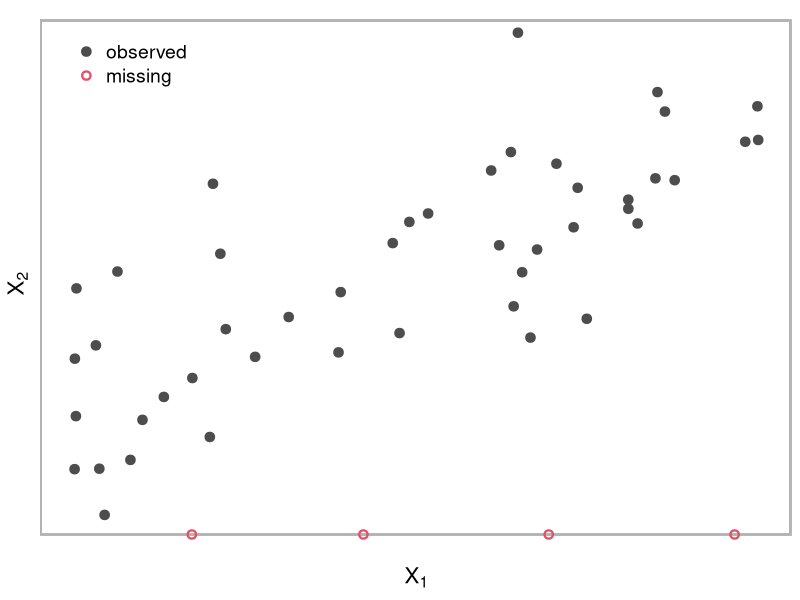
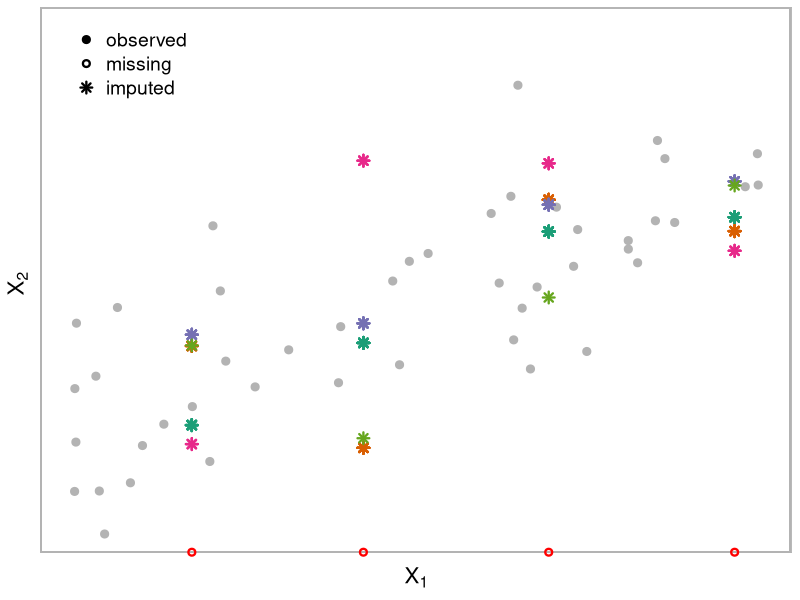
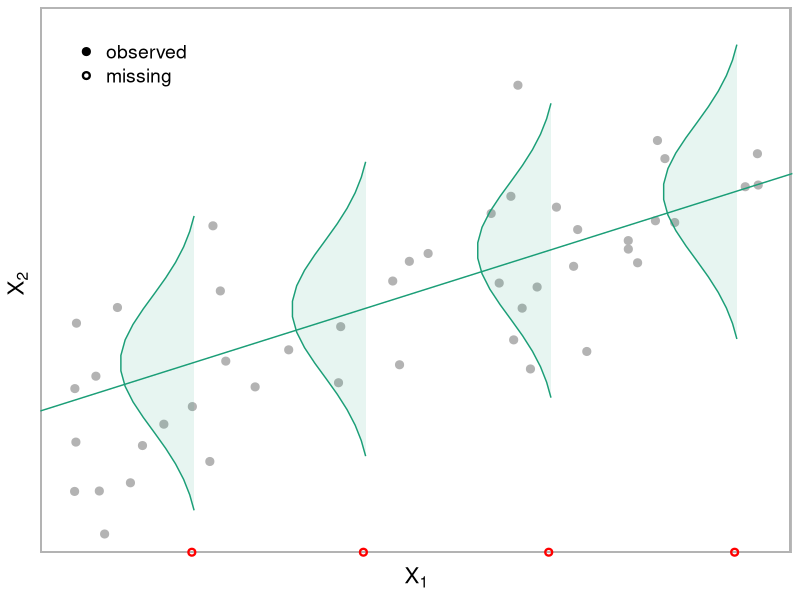

Source code (R) for these figures, in order: (Note: this script raises an error after producing the figures.)
library(MASS)
library(RColorBrewer)
library(ggplot2)
library(gganimate)


# simulate data ----------------------------------------------------------------
set.seed(2019)

N = 50
x <- runif(N, -2, 2)
y <- rnorm(N, 0, 0.9) + x

DF0 <- data.frame(x = x, y = y)
DF0$yorig <- DF0$y
DF0$y[order(DF0$x)[c(0.25, 0.45, 0.7, 0.95) * N]] <- NA

m <- 5
lm1 <- lm(y ~ x, DF0)
xmis <- DF0$x[is.na(DF0$y)]
imps <- predict(lm1, newdata = DF0[is.na(DF0$y), ])

DF0$y2 <- DF0$y
DF0$y2[is.na(DF0$y)] <- -3.5
DF0$ismis <- is.na(DF0$y)


# baseplot ---------------------------------------------------------------------
baseplot_min <- ggplot(DF0) +
  theme_light() +
  theme(panel.grid.major = element_blank(),
        panel.grid.minor = element_blank(),
        axis.ticks = element_blank(),
        axis.text = element_blank(),
        axis.title = element_text(size = 16),
        panel.border = element_blank(),
        legend.position = c(0.12, 0.92),
        legend.background = element_blank(),
        legend.text = element_text(size = 14)) +
  xlab(expression(X[1])) +
  ylab(expression(X[2]))


baseplot <- baseplot_min +
  scale_color_manual(name = "",
                     limits = c(FALSE, TRUE),
                     values = c(grey(0.3), 2),
                     labels = c("observed", "missing")) +
  scale_shape_manual(name = "",
                     limits = c(FALSE, TRUE),
                     values = c(19, 1),
                     labels = c("observed", "missing"))


# plot + points ----------------------------------------------------------------
dataplot <- baseplot +
  geom_rect(xmin = -2.15, xmax = 1.97, ymin = -3.5, ymax = 3,
            fill = 'transparent', color = grey(0.7)) +
  geom_point(aes(x = x, y = y2, shape = ismis, color = ismis),
             na.rm = T, size = 2, stroke = 1.2)

# add regression line ----------------------------------------------------------
reglineplot <- dataplot +
  geom_abline(intercept = coef(lm1)[1], slope = coef(lm1)[2], lwd = 1)

# regimp_movie -----------------------------------------------------------------
nstep <- 50

yvals <- sapply(imps, function(k) {
  s <- seq(-3.5, to = k, by = 5/(0.75*nstep))
  c(s, rep(k, nstep - length(s)))
})

linedat <- do.call(rbind, lapply(2:nrow(yvals), function(k) {
  data.frame(yline = c(yvals[c(1, k), ]),
             xline = rep(xmis, each = 2),
             group = rep(1:ncol(yvals), each = 2),
             time = k-1)
}))

dotdat <- data.frame(xline = rep(xmis, colSums(apply(yvals, 2, duplicated)) + 1),
                     yline = rep(imps,
                                 colSums(apply(yvals, 2, duplicated)) + 1),
                     time = as.numeric(unlist(sapply(colSums(apply(yvals, 2,
                                                                   duplicated)) + 1,
                                          function(k) (nstep-k):(nstep-1))))
)



regimp_movie <- reglineplot +
  geom_point(data = dotdat,
             aes(x = xline, y = yline),
             color = 2, shape = 19, size = 2) +
  geom_line(data = linedat,
            aes(x = xline, y = yline, group = group), color = 2, lty = 2) +
  transition_manual(time)



# multiple regression lines ----------------------------------------------------
set.seed(2019)
reglines_DF <- as.data.frame(MASS::mvrnorm(10, coef(lm1), vcov(lm1)))
reglines_DF$time <- as.numeric(1:nrow(reglines_DF))

regimps_DF <- do.call(rbind, lapply(xmis, function(k) {
  data.frame(x = k,
             y = reglines_DF$`(Intercept)` + k * reglines_DF$x,
             time = reglines_DF$time)
})
)
regimps_DF$id <- match(regimps_DF$x, unique(regimps_DF$x))

reglines_movie <- dataplot +
  geom_abline(data = reglines_DF, aes(intercept = `(Intercept)`,
                                      slope = x, group = time)) +
  transition_components(time, enter_length = 0.7,
                        exit_length = 1) +
  enter_fade() + exit_fade()


# regimps_movie ----------------------------------------------------------------
regimps_movie <- dataplot +
  geom_abline(data = reglines_DF, aes(intercept = `(Intercept)`,
                                      slope = x, group = time)) +
  geom_point(data = regimps_DF, aes(x = x, y = y, group = interaction(time, id)),
             size = 2, col = 2) +
  transition_components(time, enter_length = 0.7,
                        exit_length = 1) +
  enter_fade() + exit_fade()

# regimps_movie <- dataplot +
#   geom_abline(data = reglines_DF, aes(intercept = `(Intercept)`,
#                                       slope = x, group = time)) +
#   geom_point(data = regimps_DF, aes(x = x, y = y, group = time), size = 2, col = 2) +
#   transition_time(time = time)# + enter_fade() + exit_fade()


# add random error -------------------------------------------------------------

test <- regimps_DF[regimps_DF$time %in% c(2, 4, 6, 8, 10), ]
test$group <- match(test$x, unique(test$x))
s <- seq(-2, 2, length = 20)
dn <- dnorm(s, 0, summary(lm1)$sigma)

densdat <- do.call(rbind, lapply(seq_along(test$x), function(k) {
  data.frame(xval = rep(test$x[k] - dn + 0.05, 2),
             yval = rep(test$y[k] + s, 2),
             group = test$group[k],
             time = test$time[k] - rep(c(1, 0), each = length(s)),
             col = test$time[k])
}))

impdat <- do.call(rbind, lapply(seq_along(test$x), function(k) {
  data.frame(xval = test$x[k],
             yval = c(NA, rep(rnorm(1, test$y[k], summary(lm1)$sigma),
                      max(test$time) - test$time[k] + 1)),
             group = test$group[k],
             time = c(test$time[k] - 1, test$time[k]:max(test$time)),
             col = test$time[k])
}))

reglines_DFnew <- reglines_DF[rep(c(2, 4, 6, 8, 10), each = 2), ]
reglines_DFnew$col <- as.character(reglines_DFnew$time)
reglines_DFnew$time <- 1:10


ranerrplot <- baseplot_min +
  geom_rect(xmin = -2.15, xmax = 1.97, ymin = -3.5, ymax = 3.9,
            fill = 'transparent', color = grey(0.7)) +
  geom_point(aes(x = x, y = y2, shape = as.character(ismis),
                 color = as.character(ismis)),
             na.rm = T, size = 1.5, stroke = 1.2) +
  geom_abline(data = reglines_DFnew[reglines_DFnew$time == 1, ],
              aes(intercept = `(Intercept)`,
                  slope = x, group = time, color = col)) +
  geom_polygon(data = densdat[densdat$time == 1, ],
               aes(xval, yval, group = interaction(group, time),
                   fill = as.character(col)),
               alpha = 0.1) +
  geom_path(data = densdat[densdat$time == 1, ], na.rm = TRUE,
            aes(xval, yval, group = interaction(group, time),
                color = as.character(col))) +
  scale_y_continuous(limits = c(-3.6, 3.9), expand = c(0, 0)) +
  scale_color_manual(name = "", guide = FALSE,
                     limits = c("FALSE", "TRUE", 2, 4, 6, 8, 10),
                     values = c(grey(0.7), 'red', brewer.pal(5, 'Dark2'))) +
  scale_fill_manual(guide = FALSE, limits = c(2, 4, 6, 8, 10),
                    values = brewer.pal(5, 'Dark2')) +
  scale_shape_manual(name = "",
                     limits = c('FALSE', "TRUE"),
                     labels = c('observed', 'missing'),
                     values = c(19, 1))

ranerr_movie <- baseplot_min +
  geom_rect(xmin = -2.15, xmax = 1.97, ymin = -3.5, ymax = 3.9,
            fill = 'transparent', color = grey(0.7)) +
  geom_point(aes(x = x, y = y2, shape = as.character(ismis),
                 color = as.character(ismis)),
             na.rm = T, size = 1.5, stroke = 1.2) +
  geom_abline(data = reglines_DFnew,
              aes(intercept = `(Intercept)`,
                  slope = x, group = time, color = col)) +
  geom_polygon(data = densdat,
               aes(xval, yval, group = interaction(group, time),
                   fill = as.character(col)),
                  alpha = 0.1) +
  geom_path(data = densdat, na.rm = TRUE,
            aes(xval, yval, group = interaction(group, time),
                color = as.character(col))) +
  geom_point(data = impdat, size = 2, na.rm = TRUE, stroke = 1.2,
             aes(xval, yval, group = interaction(group, time),
                 color = as.character(col), shape = "imp")) +
  scale_y_continuous(limits = c(-3.6, 3.9), expand = c(0, 0)) +
  transition_manual(time) +
  scale_color_manual(name = "", guide = FALSE,
                     limits = c("FALSE", "TRUE", 2, 4, 6, 8, 10),
                     values = c(grey(0.7), 'red', brewer.pal(5, 'Dark2'))) +
  scale_fill_manual(guide = FALSE, limits = c(2, 4, 6, 8, 10),
                    values = brewer.pal(5, 'Dark2')) +
  scale_shape_manual(name = "",
                     limits = c('FALSE', "TRUE", "imp"),
                     values = c(19, 1, 8),
                     labels = c('observed', 'missing', 'imputed'))

ranerrimpsplot <- baseplot_min +
  geom_rect(xmin = -2.15, xmax = 1.97, ymin = -3.5, ymax = 3.9,
            fill = 'transparent', color = grey(0.7)) +
  geom_point(aes(x = x, y = y2, shape = as.character(ismis),
                 color = as.character(ismis)),
             na.rm = T, size = 1.5, stroke = 1.2) +
  geom_point(data = impdat, size = 2, na.rm = TRUE, stroke = 1.2,
             aes(xval, yval, group = interaction(group, time),
                 color = as.character(col), shape = "imp")) +
  scale_y_continuous(limits = c(-3.6, 3.9), expand = c(0, 0)) +
  scale_color_manual(name = "", guide = FALSE,
                     limits = c("FALSE", "TRUE", 2, 4, 6, 8, 10),
                     values = c(grey(0.7), 'red', brewer.pal(5, 'Dark2'))) +
  scale_shape_manual(name = "",
                     limits = c('FALSE', "TRUE", "imp"),
                     values = c(19, 1, 8),
                     labels = c('observed', 'missing', 'imputed'))
